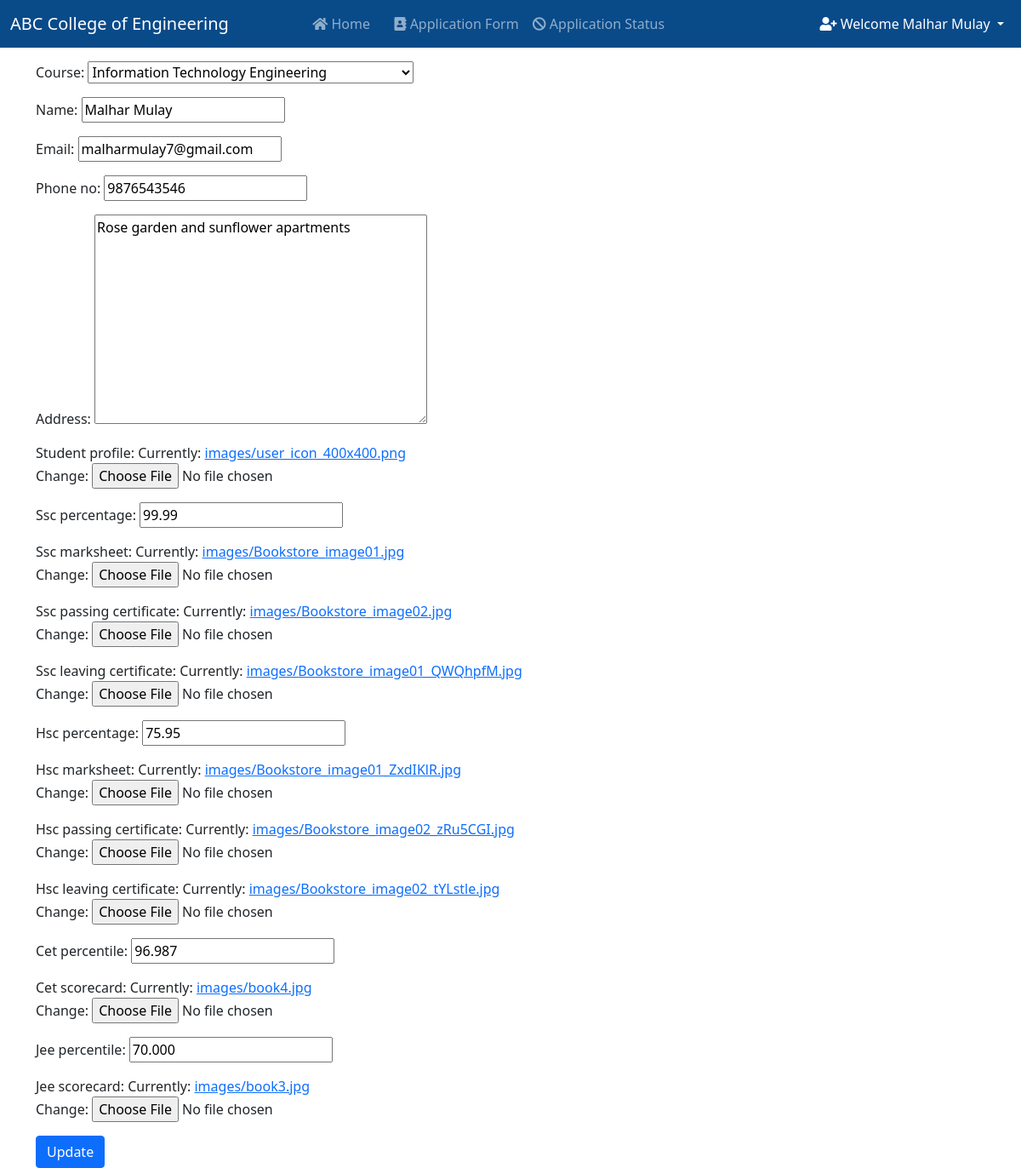
Page /edit_application/ (signed in) on the committed database.
### college/models.py (models this page shows, shortened)
class Application(models.Model):
    COURSES = (
        ('Computer Science Engineering', 'Computer Science Engineering'),
        ('Information Technology Engineering', 'Information Technology Engineering'),
        ('Electronics and Telecommunication Engineering', 'Electronics and Telecommunication Engineering'),
        ('Electronics Engineering', 'Electronics Engineering'),
    )
    STATUS = (
        ('Approved', 'Approved'),
        ('Pending', 'Pending'),
        ('Rejected', 'Rejected'),
    )
    user = models.OneToOneField(User, on_delete=models.CASCADE, blank=True, null=True)
    course = models.CharField(max_length=100, choices=COURSES)
    name = models.CharField(max_length=200)
    email = models.CharField(max_length=200)
    phone_no = models.CharField(max_length=200)
    address = models.TextField(max_length=200)
    student_profile = models.ImageField(upload_to="images")
    ssc_percentage = models.DecimalField(max_digits=4, decimal_places=2, null=True)
    ssc_marksheet = models.ImageField(upload_to="images", null=True)
    ssc_passing_certificate = models.ImageField(upload_to="images", null=True)
    ssc_leaving_certificate = models.ImageField(upload_to="images", null = True)
    hsc_percentage = models.DecimalField(max_digits=4, decimal_places=2, null=True)
    hsc_marksheet = models.ImageField(upload_to="images", null=True)
    hsc_passing_certificate = models.ImageField(upload_to="images", null=True)
    hsc_leaving_certificate = models.ImageField(upload_to="images", null = True)
    cet_percentile = models.DecimalField(max_digits=5, decimal_places=3, null=True)
    cet_scorecard = models.ImageField(upload_to="images", null=True)
    jee_percentile = models.DecimalField(max_digits=5, decimal_places=3, null=True)
    jee_scorecard = models.ImageField(upload_to="images", null=True)
    Application_Status = models.TextField(max_length=100, choices=STATUS, default="Pending")
    message = models.TextField(max_length=100, default="", null=True, blank=True)

### college/views.py (the view)
# urls.py: path("edit_application/", views.edit_application, name="edit_application"),
def edit_application(request):
    if not request.user.is_authenticated:
        return redirect("/login")
    try:
        application = request.user.application
    except Application.DoesNotExist:
        application = Application(user=request.user)
    if request.method == "POST":
        form = ApplicationForm(data=request.POST, files=request.FILES, instance=application)
        if form.is_valid():
            form.save()
            alert = True
            return render(request, "edit_application.html", {"alert": alert})
    else:
        form = ApplicationForm(instance=application)
    return render(request, "edit_application.html", {"form": form})

### college/forms.py
class ApplicationForm(forms.ModelForm):
    class Meta:
        model = Application
        exclude = ('user', 'Application_Status', 'message')

### college/templates/edit_application.html (shortened to what this page needs)
{% extends 'basic.html' %}
{% block body %}
<form action="/edit_application/" enctype="multipart/form-data" method="POST"> {% csrf_token %}
    <div class="container mt-3">
   {{ form.as_p }}
        <button type="submit" class="btn btn-primary">Update</button>
    </div>
</form>
{% endblock %}

### college/templates/basic.html (shortened to what this page needs)
<!doctype html>
<html lang="en">
  <head>
    <link href="https://cdn.jsdelivr.net/npm/bootstrap@5.0.2/dist/css/bootstrap.min.css" rel="stylesheet">
    <link rel="stylesheet" href="https://cdnjs.cloudflare.com/ajax/libs/font-awesome/5.15.3/css/all.min.css">
  </head>
  <body>
    <nav class="navbar navbar-expand-lg navbar-dark">
        <div class="container-fluid">
          <a class="navbar-brand" href="#">ABC College of Engineering</a>
          <div class="container w-75">
          <div class="collapse navbar-collapse" id="navbarSupportedContent">
            <ul class="navbar-nav me-auto mb-lg-0">
              <li class="nav-item">
                <a class="nav-link {% block home %} {% endblock %}" aria-current="page" href="/"><i class="fa fa-home"></i> Home</a>
              </li>
              {% if user.is_authenticated %}
              <li class="nav-item">
                <a class="nav-link {% block application_form %} {% endblock %}" href="/application_form/"><i class="fa fa-address-book"></i> Application Form </a>
              </li>
              <li class="nav-item">
                <a class="nav-link {% block status %} {% endblock %}" href="/status/"><i class="fa fa-ban"></i> Application Status</a>
              </li>
            </ul>
          </div>
          </div>
          <div class="collapse navbar-collapse" id="navbarNavDarkDropdown">
            <ul class="navbar-nav">
              <li class="nav-item dropdown">
                <a class="nav-link active dropdown-toggle" href="#" id="navbarDarkDropdownMenuLink" role="button" data-bs-toggle="dropdown" aria-expanded="false">
                <i class="fa fa-user-plus"></i>  Welcome {{request.user.get_full_name}}
                </a>
              </li>
            </ul>
          </div>
          {% endif %}
        </div>
      </nav>
    {% block body %}
    {% endblock %}
  </body>
</html>

### college/templates/basic.html (style rules this page uses)
.navbar { background-color: #094a89;; }

### rows in the picture
Application: course "Information Technology Engineering", name "Malhar Mulay", email "malharmulay7@gmail.com", phone_no "9876543546", address "Rose garden and sunflower apartments", ssc_percentage "99.99", hsc_percentage "75.95", cet_percentile "96.987", jee_percentile "70.000"

### other values in the picture
{{ request.user.get_full_name }} "Malhar Mulay"
